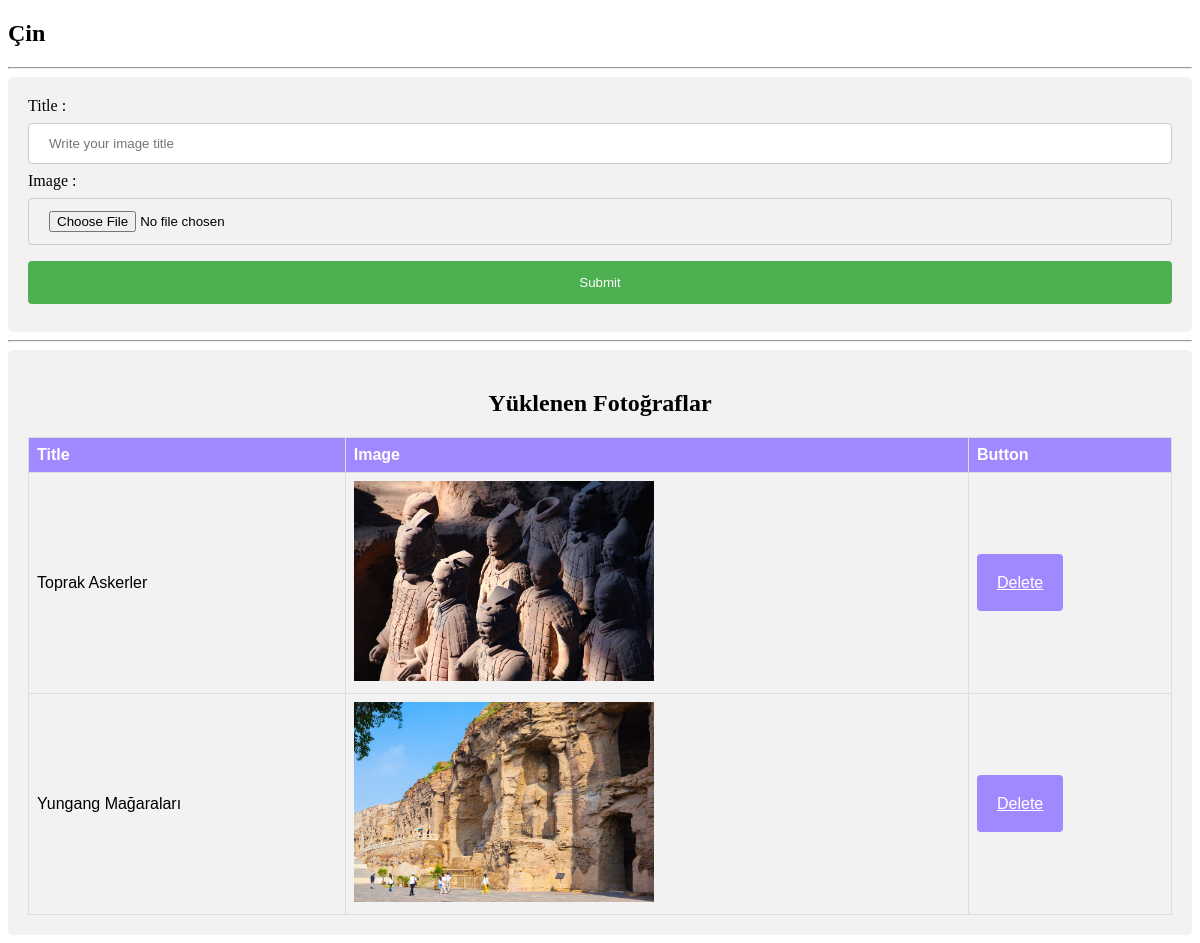
The app's page /user/contentaddimage/2, older data.
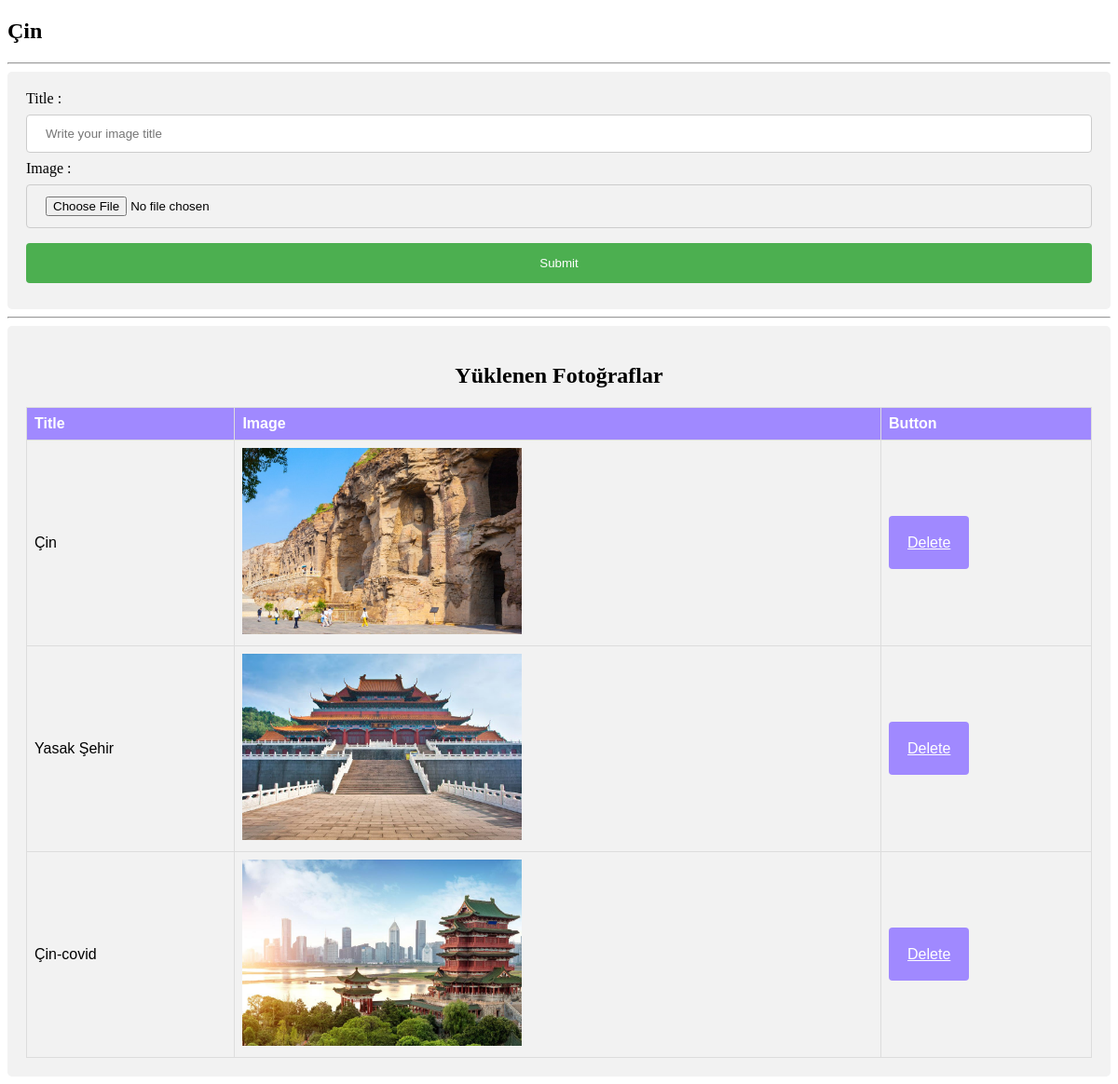
The same page, newer data.
### product/models.py (models this page shows, shortened)
class Product(models.Model):
    user = models.ForeignKey(User, on_delete=models.SET_NULL, null=True)
    category = models.ForeignKey(Category, on_delete=models.CASCADE, null=True)
    menu = models.ForeignKey(Menu, on_delete=models.CASCADE,null=True)
    type = models.CharField(max_length=10, choices=TYPE, default="Category")
    title = models.CharField(max_length=50)
    keywords = models.CharField(max_length=255)
    description = RichTextUploadingField()
    slug = models.SlugField(null=False, unique=True)
    image = models.ImageField(blank=True, upload_to='images/')
    price = models.FloatField(null=True)
    person_number = models.IntegerField(blank=True, null=True)
    day_number = models.IntegerField(blank=True, null=True)
    shortDetail = RichTextUploadingField(max_length=1400)
    detail = RichTextUploadingField()
    status = models.CharField(max_length=10, choices=STATUS)
    comment_num = models.IntegerField(null=True)
    parent = models.ForeignKey('self', blank=True, null=True, related_name='children', on_delete=models.CASCADE)
    create_at = models.DateTimeField(auto_now_add=True)
    update_at = models.DateTimeField(auto_now=True)
    def image_tag(self):
        return mark_safe('<img src="{}" height="50"/>'.format(self.image.url))
    image_tag.short_description = "Image"

class Images(models.Model):
    content = models.ForeignKey(Product, on_delete=models.CASCADE)
    title = models.CharField(max_length=50, blank=True)
    image = models.ImageField(blank=True, upload_to='images/')
    def image_tag(self):
        return mark_safe('<img src="{}" height="50"/>'.format(self.image.url))
    image_tag.short_description = "Image"

### user/views.py (the view)
# urls.py: path('contentaddimage/<int:id>', views.contentaddimage, name='contentaddimage'),
def contentaddimage(request,id):
    if request.method == 'POST':
        lasturl = request.META.get('HTTP_REFERER')
        form = ContentImageForm(request.POST,request.FILES)
        if form.is_valid():
            data = Images()
            data.title = form.cleaned_data['title']
            data.content_id = id
            data.image = form.cleaned_data['image']
            data.save()
            messages.success(request,'Your image has been successfully uploaded :)')
            return HttpResponseRedirect(lasturl)
        else:
            messages.warning(request,'Form Error:' +str(form.errors))
            return HttpResponseRedirect(lasturl)
    else:
        content = Product.objects.get(id=id)
        images = Images.objects.filter(content_id=id)
        form = ContentImageForm()
        context = {
            'content':content,
            'images':images,
            'form':form,
        }
        return render(request,'content_gallery.html',context)

### product/models.py
class ContentImageForm(ModelForm):
    class Meta:
        model = Images
        fields = ['title','image']

### user/templates/content_gallery.html (shortened to what this page needs)
<!DOCTYPE html>
<html lang="en">
<head>
</head>
<body>
<h2>{{ content.title }}</h2>
</body>
<hr>
</html>
<div>
    <form method="POST" enctype="multipart/form-data">
        <label for="id_title">Title : </label>
        <input type="text" name="title" placeholder="Write your image title" maxlength="50" id="id_title">
        <label for="id_image">Image : </label>
        <input type="file" name="image" placeholder="image" accept="image/*" id="id_image">
        <input type="submit"></button>
    </form>
</div>
<hr>
<div class="table-responsive">
    <table class="table table-striped table-hover">
        <h2 style="text-align: center">Yüklenen Fotoğraflar</h2>
        <thead>
        <tr>
            <th>Title</th>
            <th>Image</th>
            <th>Button</th>
        </tr>
        </thead>
        <tbody>
        {% for rs in images %}
            <tr>
                <td> {{ rs.title }}</td>
                <td><img src="{{ rs.image.url }}" height="200" width="300"></td>
                <td>
                    <a href="/user/deleteimage/{{ rs.id }}" onclick="return confirm('Image will be delete are your sure?')">Delete</a>
                </td>
            </tr>
        {% endfor %}
        </tbody>
    </table>
</div>

### user/templates/content_gallery.html (style rules this page uses)
table { font-family: arial, sans-serif; border-collapse: collapse; width: 100%; }
td, th { border: 1px solid #dddddd; text-align: left; padding: 8px; }
table th { background-color: #a089ff; color: white; }
input[type=text], select { width: 100%; padding: 12px 20px; margin: 8px 0; display: inline-block; border: 1px solid #ccc; border-radius: 4px; box-sizing: border-box; }
input[type=file], select { width: 100%; padding: 12px 20px; margin: 8px 0; display: inline-block; border: 1px solid #ccc; border-radius: 4px; box-sizing: border-box; }
input[type=submit] { width: 100%; background-color: #4CAF50; color: white; padding: 14px 20px; margin: 8px 0; border: none; border-radius: 4px; cursor: pointer; }
a { width: 100%; background-color: #a089ff; color: white; padding: 20px 20px; margin: 5px 0; border: none; border-radius: 4px; cursor: pointer; }
div { border-radius: 5px; background-color: #f2f2f2; padding: 20px; }

Row changes from the older to the newer data that the page shows:
removed Images: title "Toprak Askerler", image (picture)
removed Images: title "Yungang Mağaraları", image (picture)
added Images: title "Çin", image (picture)
added Images: title "Yasak Şehir", image (picture)
added Images: title "Çin-covid", image (picture)
